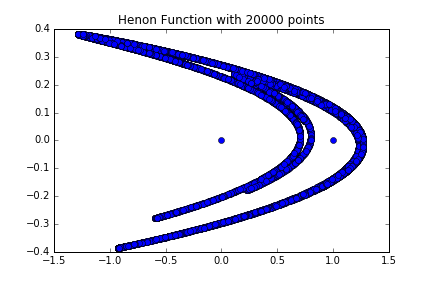

Generate this figure with Python:
# -*- coding: utf-8 -*-
"""
Exploring Henon's Function

Created on Mon Feb 22 15:46:11 2016

@author: Liu Lixiang
"""

from matplotlib import pyplot as plt


def transformation(p):
    x, y = p
    x1 = y + 1.0 - 1.4*x**2
    y1 = 0.3*x
    return x1, y1


if __name__ == '__main__':
    n = int(input('Please input the number:'))
    p = (0, 0)
    x = [p[0]]
    y = [p[1]]
    for i in range(n):
        p = transformation(p)
        x.append(p[0])
        y.append(p[1])
    plt.plot(x, y, 'o')
    plt.title('Henon Function with {0} points'.format(n))
    plt.savefig('henon_function.png')
    plt.show()
